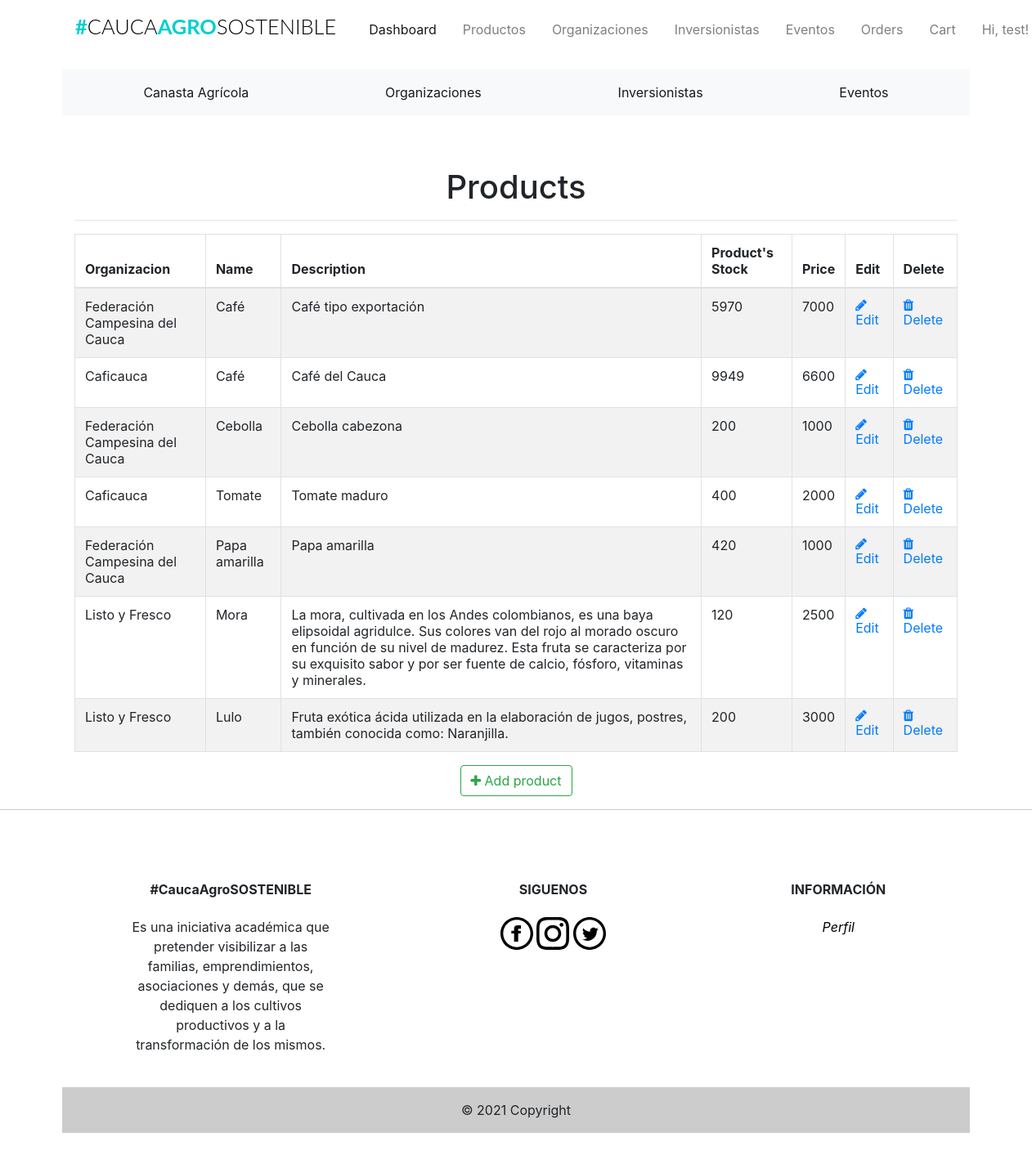
/admin/products (signed in), run on an earlier commit of the app's database.
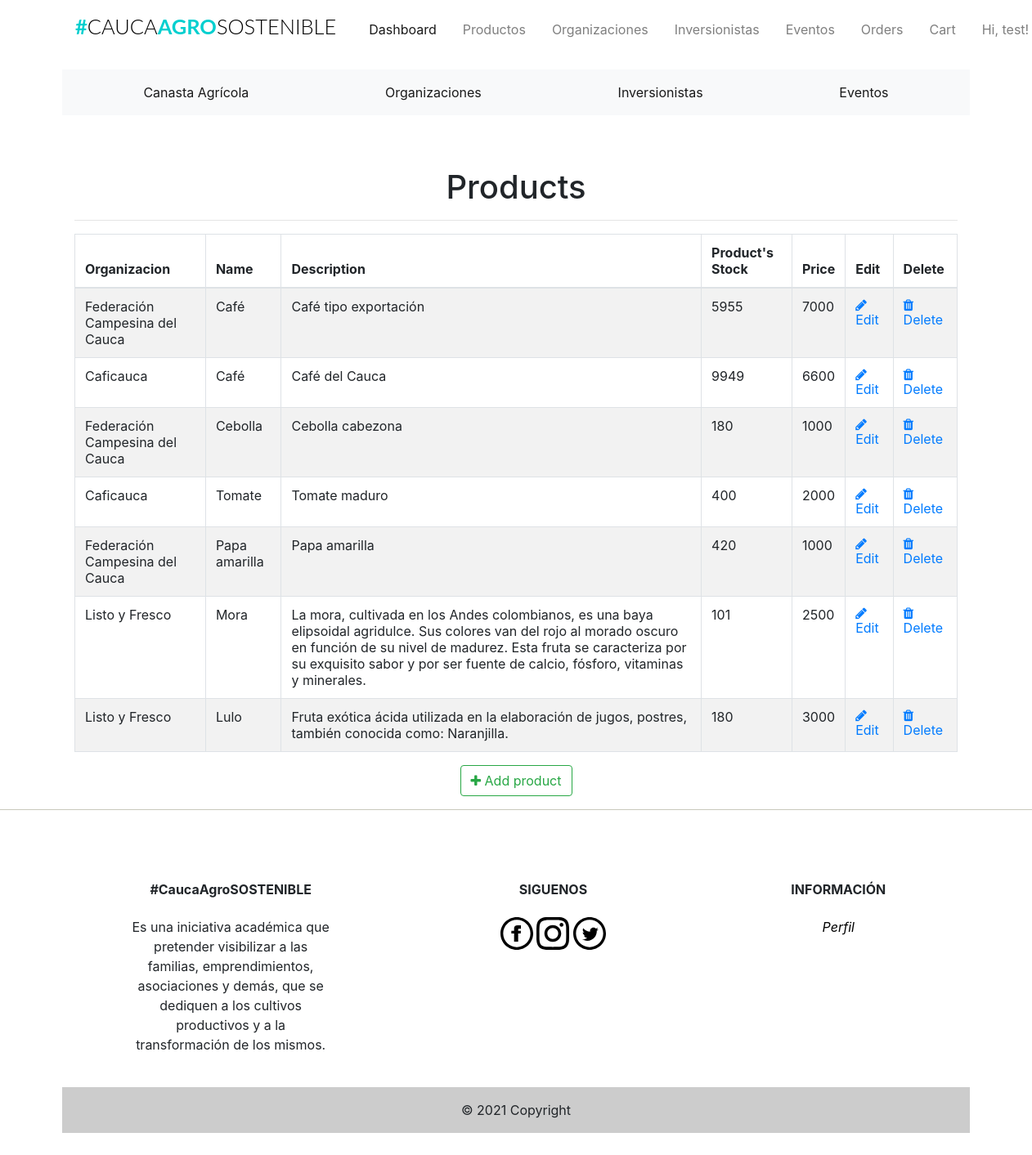
And on a later commit of the database.
### app/models.py (models this page shows, shortened)
class Products(db.Model):
    __tablename__ = 'products'
    id = db.Column(db.Integer, primary_key=True)
    product_name = db.Column(db.String(100), index=True)
    product_price = db.Column(db.Integer, index=True)
    product_image = db.Column(db.String(120))
    product_description = db.Column(db.String(200))
    product_stock = db.Column(db.Integer)
    promotion_value = db.Column(db.Integer, index=True)
    organizacion_id = db.Column(db.Integer, db.ForeignKey('organizaciones.id'))

class Organizaciones(db.Model):
    __tablename__ = 'organizaciones'
    id = db.Column(db.Integer, primary_key=True)
    organizacion_name = db.Column(db.String(20), index=True)
    organizacion_image = db.Column(db.String(120))
    organizacion_location = db.Column(db.String(120))
    organizacion_phone = db.Column(db.String(15))
    product = db.relationship('Products', backref='organizacion')

### app/admin/routes.py (the view)
@admin.route('/products', methods=['GET'])
@login_required
def list_products():
    check_admin()
    '''
	list all products
	'''
    products = Products.query.all()
    return render_template('admin/products/products.html', title='Products', products=products)

### app/admin/routes.py (called while the page is built)
def check_admin():
    if not current_user.is_admin:
        abort(403)

### app/models.py (called while the page is built)
@login_manager.user_loader
def load_user(id):
    return Users.query.get(int(id))

### app/templates/admin/products/products.html (shortened to what this page needs)
{% extends "base.html" %}
{% block head %}
<head>
    <link href="//maxcdn.bootstrapcdn.com/font-awesome/4.1.0/css/font-awesome.min.css" rel="stylesheet">
</head>
{% endblock head %}
{% block body %}
<div class="container">
  <div class="outer">
    <div class="middle">
      <div class="inner">
        <br/>
        <br/>
        <h1 style="text-align:center;">Products</h1>
        {% if products %}
          <hr class="intro-divider">
            <table class="table table-striped table-bordered">
              <thead>
                <tr>
                  <th> Organizacion</th>
                  <th> Name</th>
                  <th> Description </th>
                  <th> Product's Stock </th>
                  <th> Price </th>
                  <th> Edit </th>
                  <th> Delete </th>
                </tr>
              </thead>
              <tbody>
              {% for product in products %}
                <tr>
                  <td>{{ product.organizacion.organizacion_name}} </td>
                  <td> {{ product.product_name }} </td>
                  <td> {{ product.product_description }} </td>
                  <td> {{ product.product_stock }} </td>
                  <td> {{ product.product_price }} </td>
                  <td>
                    <a href="{{ url_for('admin.edit_product', id=product.id) }}">
                      <i class="fa fa-pencil"></i> Edit
                    </a>
                  </td>
                  <td>
                    <a href="{{ url_for('admin.delete_product', id=product.id) }}">
                      <i class="fa fa-trash" aria-hidden="true"></i> Delete
                    </a>
                  </td>
                </tr>
              {% endfor %}
              </tbody>
            </table>
          </div>
          <div style="text-align: center">
        {% else %}
          <div style="text-align: center">
            <h3> No Products have been added. </h3>
            <hr class="intro-divider">
        {% endif %}
          <a href="{{ url_for('admin.add_product') }}" class="btn btn-outline-success">
            <i class="fa fa-plus"></i>
            Add product
          </a>
        </div>
      </div>
    </div>
  </div>
{% endblock %}

What changed in the data, as far as the page shows it:
changed Products "Café tipo exportación": product_stock "5970" → "5955"
changed Products "Cebolla": product_stock "200" → "180"
changed Products "Mora": product_stock "120" → "101"
changed Products "Lulo": product_stock "200" → "180"
